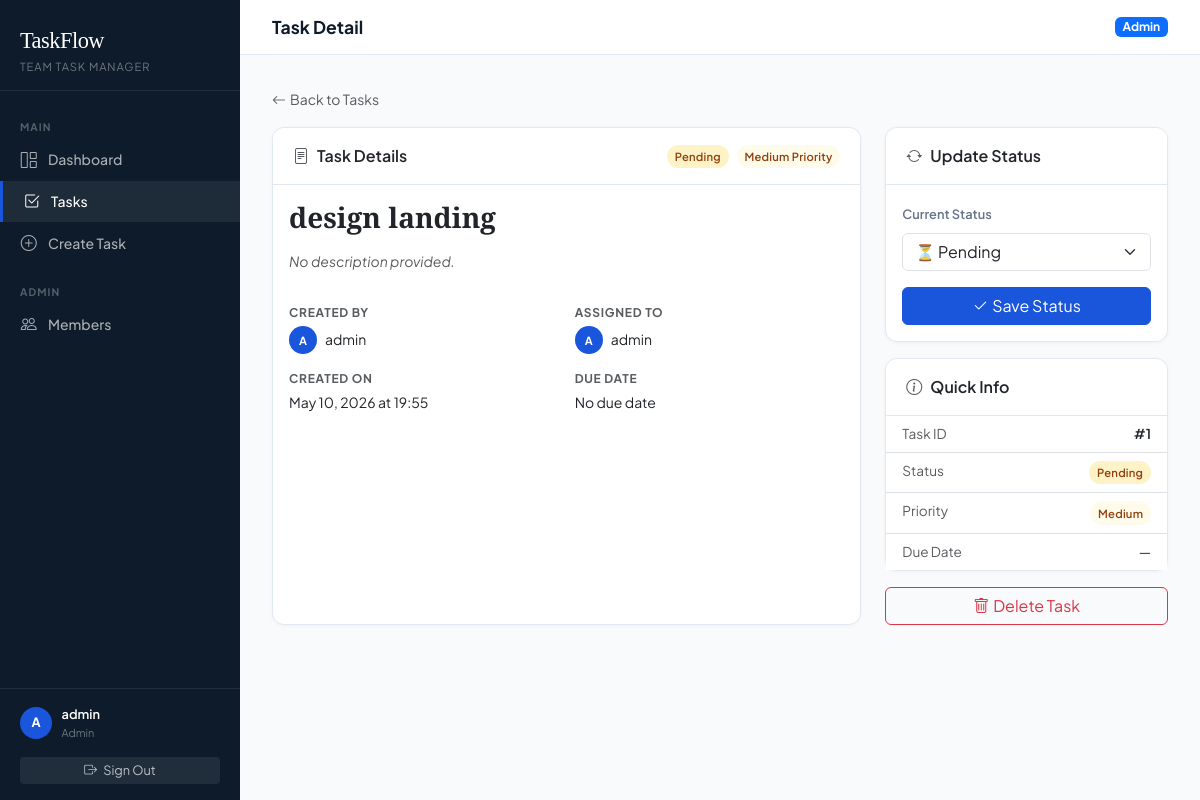
Page /tasks/1 (signed in) on the committed database.
### app.py (models this page shows)
class User(UserMixin, db.Model):
    id         = db.Column(db.Integer, primary_key=True)
    username   = db.Column(db.String(80),  unique=True, nullable=False)
    email      = db.Column(db.String(120), unique=True, nullable=False)
    password   = db.Column(db.String(200), nullable=False)
    role       = db.Column(db.String(20),  default='member')   # 'admin' or 'member'
    created_at = db.Column(db.DateTime,    default=datetime.utcnow)
    tasks      = db.relationship('Task', backref='assignee', lazy=True,
                                 foreign_keys='Task.assigned_to')
    @property
    def is_admin(self):
        return self.role == 'admin'

class Task(db.Model):
    id          = db.Column(db.Integer, primary_key=True)
    title       = db.Column(db.String(200), nullable=False)
    description = db.Column(db.Text,        default='')
    status      = db.Column(db.String(20),  default='pending')   # pending / in_progress / completed
    priority    = db.Column(db.String(20),  default='medium')    # low / medium / high
    due_date    = db.Column(db.Date,        nullable=True)
    created_at  = db.Column(db.DateTime,    default=datetime.utcnow)
    created_by  = db.Column(db.Integer,     db.ForeignKey('user.id'), nullable=False)
    assigned_to = db.Column(db.Integer,     db.ForeignKey('user.id'), nullable=True)
    creator     = db.relationship('User',   foreign_keys=[created_by], backref='created_tasks')

### app.py (the view)
@app.route('/tasks/<int:task_id>')
@login_required
def task_detail(task_id):
    task = Task.query.get_or_404(task_id)
    if not current_user.is_admin and task.assigned_to != current_user.id:
        flash('Access denied.', 'danger')
        return redirect(url_for('tasks'))
    return render_template('task_detail.html', task=task)

### app.py (called while the page is built)
@login_manager.user_loader
def load_user(user_id):
    return User.query.get(int(user_id))

### templates/task_detail.html (shortened to what this page needs)
{% extends "base.html" %}
{% block page_title %}Task Detail{% endblock %}
{% block content %}
<div class="mb-3">
  <a href="{{ url_for('tasks') }}" class="text-decoration-none text-muted" style="font-size:.875rem">
    <i class="bi bi-arrow-left me-1"></i>Back to Tasks
  </a>
</div>
<div class="row g-4">
  <div class="col-12 col-lg-8">
    <div class="card h-100">
      <div class="card-header d-flex justify-content-between align-items-center">
        <span class="fw-semibold"><i class="bi bi-file-text me-2 text-muted"></i>Task Details</span>
        <div class="d-flex gap-2">
          <span class="badge-status badge-{{ task.status }}">
            {{ task.status | replace('_', ' ') | title }}
          </span>
          <span class="badge-status badge-{{ task.priority }}">
            {{ task.priority | capitalize }} Priority
          </span>
        </div>
      </div>
      <div class="card-body">
        <h3 class="fw-bold mb-3" style="font-family:'Instrument Serif',serif">{{ task.title }}</h3>
        {% if task.description %}
        <div class="mb-4 p-3 rounded-3" style="background:#f8fafc;border:1px solid #e2e8f0;font-size:.9rem;line-height:1.7">
          {{ task.description | replace('\n', '<br>') | safe }}
        </div>
        {% else %}
        <p class="text-muted fst-italic" style="font-size:.875rem">No description provided.</p>
        {% endif %}
        <div class="row g-3 mt-1" style="font-size:.875rem">
          <div class="col-6">
            <div class="text-muted mb-1" style="font-size:.75rem;font-weight:700;letter-spacing:.06em;text-transform:uppercase">
              Created By
            </div>
            <div class="d-flex align-items-center gap-2">
              <span class="user-avatar" style="width:28px;height:28px;font-size:.7rem">
                {{ task.creator.username[0].upper() }}
              </span>
              {{ task.creator.username }}
            </div>
          </div>
          <div class="col-6">
            <div class="text-muted mb-1" style="font-size:.75rem;font-weight:700;letter-spacing:.06em;text-transform:uppercase">
              Assigned To
            </div>
            {% if task.assignee %}
            <div class="d-flex align-items-center gap-2">
              <span class="user-avatar" style="width:28px;height:28px;font-size:.7rem">
                {{ task.assignee.username[0].upper() }}
              </span>
              {{ task.assignee.username }}
            </div>
            {% else %}
            <span class="text-muted">Unassigned</span>
            {% endif %}
          </div>
          <div class="col-6">
            <div class="text-muted mb-1" style="font-size:.75rem;font-weight:700;letter-spacing:.06em;text-transform:uppercase">
              Created On
            </div>
            {{ task.created_at.strftime('%b %d, %Y at %H:%M') }}
          </div>
          <div class="col-6">
            <div class="text-muted mb-1" style="font-size:.75rem;font-weight:700;letter-spacing:.06em;text-transform:uppercase">
              Due Date
            </div>
            {{ task.due_date.strftime('%b %d, %Y') if task.due_date else 'No due date' }}
          </div>
        </div>
      </div>
    </div>
  </div>
  <div class="col-12 col-lg-4">
    <div class="card mb-3">
      <div class="card-header fw-semibold">
        <i class="bi bi-arrow-repeat me-2 text-muted"></i>Update Status
      </div>
      <div class="card-body">
        <form method="POST" action="{{ url_for('update_status', task_id=task.id) }}">
          <div class="mb-3">
            <label class="form-label" style="font-size:.8rem;font-weight:600;color:#64748b">
              Current Status
            </label>
            <select name="status" class="form-select">
              <option value="pending"     {% if task.status=='pending'     %}selected{% endif %}>⏳ Pending</option>
            </select>
          </div>
          <button type="submit" class="btn btn-primary w-100">
            <i class="bi bi-check2 me-1"></i>Save Status
          </button>
        </form>
      </div>
    </div>
    <div class="card">
      <div class="card-header fw-semibold">
        <i class="bi bi-info-circle me-2 text-muted"></i>Quick Info
      </div>
      <div class="card-body p-0">
        <ul class="list-group list-group-flush" style="font-size:.85rem">
          <li class="list-group-item d-flex justify-content-between">
            <span class="text-muted">Task ID</span>
            <span class="fw-semibold">#{{ task.id }}</span>
          </li>
          <li class="list-group-item d-flex justify-content-between">
            <span class="text-muted">Status</span>
            <span class="badge-status badge-{{ task.status }}">
              {{ task.status | replace('_', ' ') | title }}
            </span>
          </li>
          <li class="list-group-item d-flex justify-content-between">
            <span class="text-muted">Priority</span>
            <span class="badge-status badge-{{ task.priority }}">{{ task.priority | capitalize }}</span>
          </li>
          <li class="list-group-item d-flex justify-content-between">
            <span class="text-muted">Due Date</span>
            <span>{{ task.due_date.strftime('%b %d, %Y') if task.due_date else '—' }}</span>
          </li>
        </ul>
      </div>
    </div>
    {% if current_user.is_admin %}
    <div class="mt-3">
      <form method="POST" action="{{ url_for('delete_task', task_id=task.id) }}"
            onsubmit="return confirm('Permanently delete this task? This cannot be undone.')">
        <button type="submit" class="btn btn-outline-danger w-100">
          <i class="bi bi-trash me-1"></i>Delete Task
        </button>
      </form>
    </div>
    {% endif %}
  </div>
</div>
{% endblock %}

### templates/base.html (shortened to what this page needs)
<!DOCTYPE html>
<html lang="en">
<head>
  <link href="https://cdn.jsdelivr.net/npm/bootstrap@5.3.3/dist/css/bootstrap.min.css" rel="stylesheet" />
  <link href="https://cdn.jsdelivr.net/npm/bootstrap-icons@1.11.3/font/bootstrap-icons.min.css" rel="stylesheet" />
</head>
<body>
{% if current_user.is_authenticated %}
<aside class="sidebar">
  <div class="sidebar-brand">
    <div class="brand-name">TaskFlow</div>
    <div class="brand-sub">Team Task Manager</div>
  </div>
  <nav>
    <div class="nav-section-label">Main</div>
    <a href="{{ url_for('dashboard') }}" class="nav-link {% if request.endpoint=='dashboard' %}active{% endif %}">
      <i class="bi bi-grid-1x2"></i> Dashboard
    </a>
    <a href="{{ url_for('tasks') }}" class="nav-link {% if 'task' in request.endpoint %}active{% endif %}">
      <i class="bi bi-check2-square"></i> Tasks
    </a>
    {% if current_user.is_admin %}
    <a href="{{ url_for('create_task') }}" class="nav-link {% if request.endpoint=='create_task' %}active{% endif %}">
      <i class="bi bi-plus-circle"></i> Create Task
    </a>
    <div class="nav-section-label" style="margin-top:.5rem">Admin</div>
    <a href="{{ url_for('members') }}" class="nav-link {% if request.endpoint=='members' %}active{% endif %}">
      <i class="bi bi-people"></i> Members
    </a>
    {% endif %}
  </nav>
  <div class="sidebar-footer">
    <div class="user-chip">
      <div class="user-avatar">{{ current_user.username[0].upper() }}</div>
      <div class="user-info">
        <div class="user-name">{{ current_user.username }}</div>
        <div class="user-role">{{ current_user.role | capitalize }}</div>
      </div>
    </div>
    <a href="{{ url_for('logout') }}" class="btn btn-sm w-100 mt-3"
       style="background:rgba(255,255,255,.08);color:rgba(255,255,255,.7);border:none;font-size:.8rem">
      <i class="bi bi-box-arrow-right me-1"></i> Sign Out
    </a>
  </div>
</aside>
<div class="main-content">
  <div class="topbar">
    <span class="topbar-title">{% block page_title %}Dashboard{% endblock %}</span>
    <div class="d-flex align-items-center gap-2">
      <span class="badge {% if current_user.is_admin %}bg-primary{% else %}bg-secondary{% endif %}">
        {{ current_user.role | capitalize }}
      </span>
    </div>
  </div>
  <div class="page-body">
    {% block content %}{% endblock %}
  </div>
</div>
{% endif %}
</body>
</html>

### templates/base.html (style rules this page uses)
:root { --brand-navy: #0d1b2a; --brand-blue: #1a56db; --brand-teal: #0694a2; --brand-light: #f0f4ff; --brand-border: #e2e8f0; --sidebar-w: 240px; }
* { box-sizing: border-box; }
body { font-family: 'Plus Jakarta Sans', sans-serif; background: #f8fafc; color: #1e293b; min-height: 100vh; }
.sidebar { position: fixed; top: 0; left: 0; width: var(--sidebar-w); height: 100vh; background: var(--brand-navy); display: flex; flex-direction: column; z-index: 100; overflow-y: auto; }
.sidebar-brand { padding: 1.5rem 1.25rem 1rem; border-bottom: 1px solid rgba(255,255,255,.08); }
.sidebar-brand .brand-name { font-family: 'Instrument Serif', serif; font-size: 1.4rem; color: #fff; letter-spacing: -.5px; }
.sidebar-brand .brand-sub { font-size: .7rem; color: rgba(255,255,255,.4); letter-spacing: .08em; text-transform: uppercase; }
.sidebar nav { flex: 1; padding: 1rem 0; }
.nav-section-label { font-size: .65rem; font-weight: 700; letter-spacing: .1em; text-transform: uppercase; color: rgba(255,255,255,.3); padding: .75rem 1.25rem .25rem; }
.sidebar .nav-link { display: flex; align-items: center; gap: .65rem; color: rgba(255,255,255,.65); font-size: .875rem; font-weight: 500; padding: .55rem 1.25rem; border-radius: 0; transition: color .15s, background .15s; text-decoration: none; }
.sidebar .nav-link:hover, .sidebar .nav-link.active { color: #fff; background: rgba(255,255,255,.07); }
.sidebar .nav-link.active { border-left: 3px solid var(--brand-blue); }
.sidebar .nav-link i { font-size: 1rem; width: 1.1rem; text-align: center; }
.sidebar-footer { padding: 1rem 1.25rem; border-top: 1px solid rgba(255,255,255,.08); }
.user-chip { display: flex; align-items: center; gap: .6rem; }
.user-avatar { width: 32px; height: 32px; border-radius: 50%; background: var(--brand-blue); display: flex; align-items: center; justify-content: center; font-weight: 700; font-size: .8rem; color: #fff; flex-shrink: 0; }
.user-info .user-name { font-size: .8rem; font-weight: 600; color: #fff; }
.user-info .user-role { font-size: .68rem; color: rgba(255,255,255,.4); }
.main-content { margin-left: var(--sidebar-w); min-height: 100vh; }
.topbar { background: #fff; border-bottom: 1px solid var(--brand-border); padding: .875rem 2rem; display: flex; align-items: center; justify-content: space-between; position: sticky; top: 0; z-index: 50; }
.topbar-title { font-weight: 700; font-size: 1.1rem; color: var(--brand-navy); }
.page-body { padding: 2rem; }
.card { border: 1px solid var(--brand-border); border-radius: 12px; box-shadow: 0 1px 4px rgba(0,0,0,.04); }
.card-header { background: #fff; border-bottom: 1px solid var(--brand-border); border-radius: 12px 12px 0 0 !important; padding: 1rem 1.25rem; font-weight: 600; }
.badge-status { font-size: .7rem; font-weight: 600; padding: .3em .7em; border-radius: 20px; letter-spacing: .02em; text-transform: capitalize; }
.badge-pending { background: #fef3c7; color: #92400e; }
.badge-medium { background: #fffbeb; color: #92400e; }
.btn-primary { background: var(--brand-blue); border-color: var(--brand-blue); }

### rows in the picture
User: username "A", username "admin", role "Admin", creator "A", creator.username "admin", assignee "A", assignee.username "admin"
Task: status "Pending", priority "Medium", title "design landing", created_at "May 10, 2026 at 19:55", due_date "No due date", status "⏳ Pending", id "1", due_date "—"
